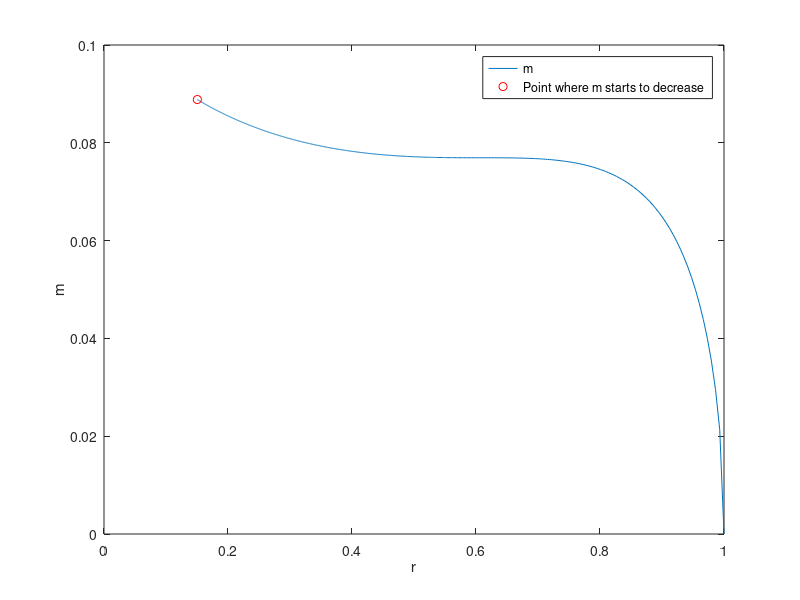

Recreate this plot in MATLAB.
clear,clc
t=linspace(0,10,1000);
m=pi*(6.5*10^(-3))^2/4.*sqrt(2*9.81*5.5*10^5*0.9965).*sqrt(t./(t-1).*((2./(t+1)).^(2./(t+1)).*(1-2./(t+1))));
r=(2./(t+1)).^(t./(t-1));
plot(r,m)
hold on
for i=1:length(m)-1
    if m(i+1) < m(i)
        break;
    end
end
x=r(i);
y=m(i);
plot(x,y,'ro')
xlabel('r')
ylabel('m')
legend('m','Point where m starts to decrease')